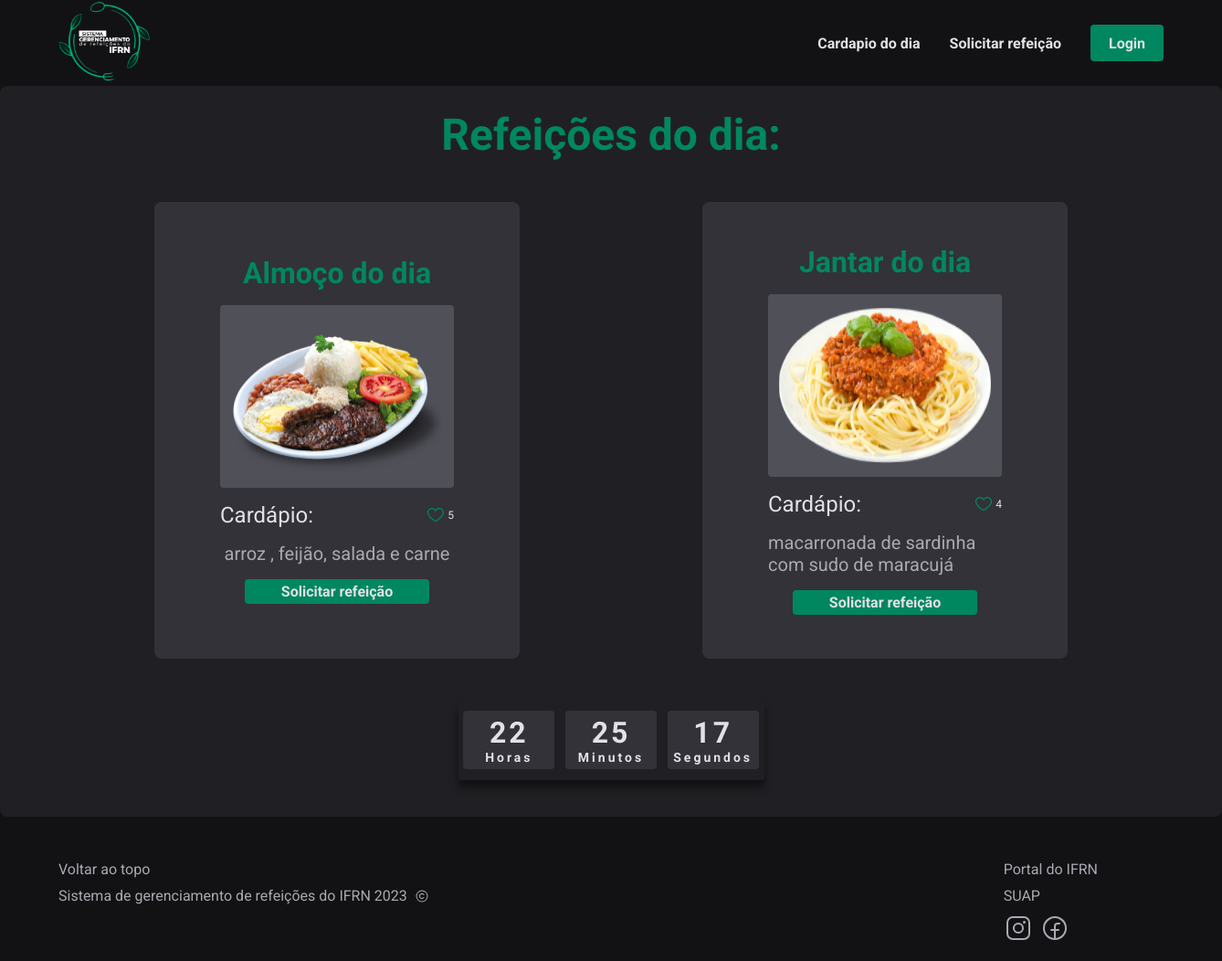
Before: /meal/today-menu with the older database file.
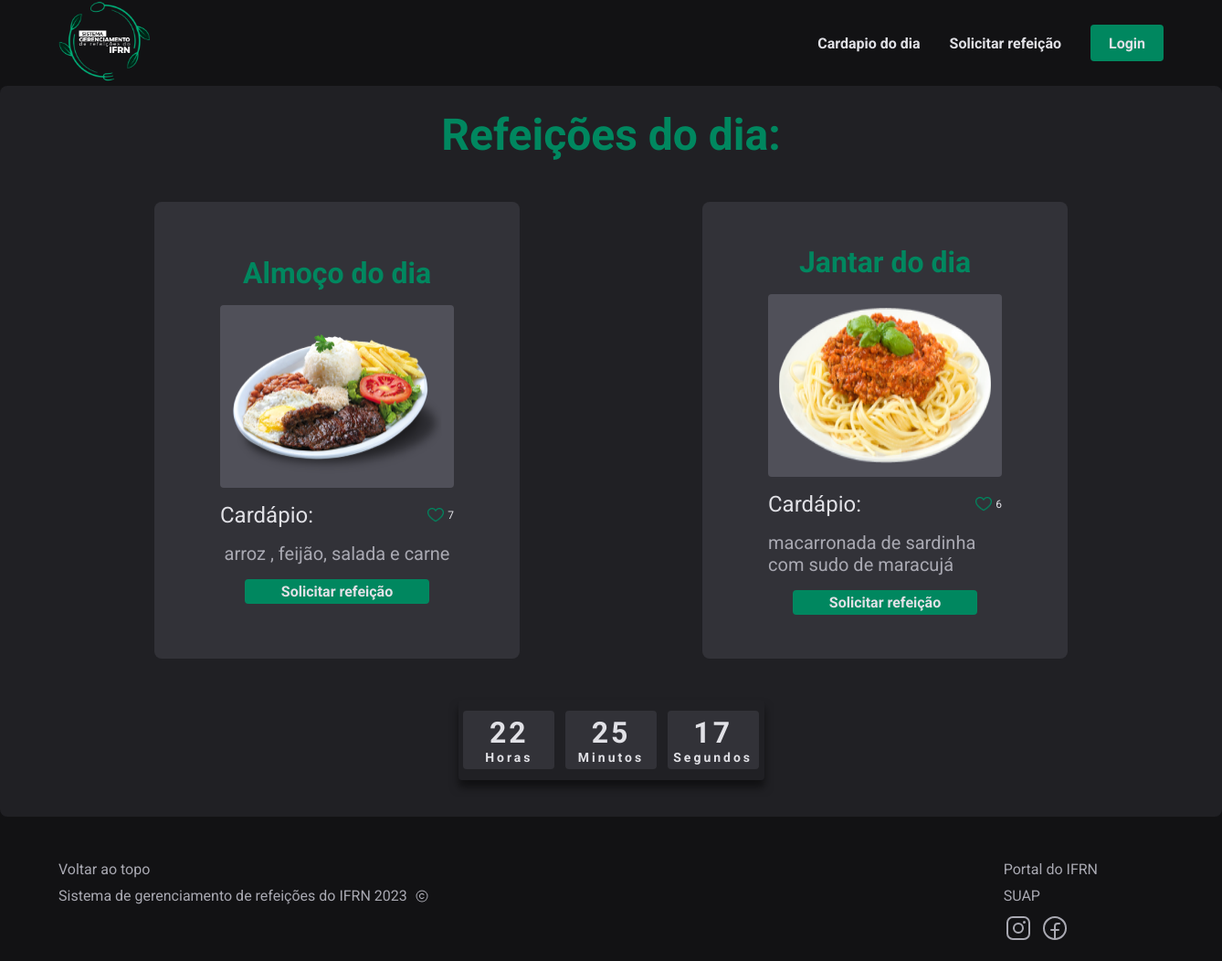
After: the same page with the newer database file.
### apps/core/models.py (models this page shows)
class Snack(models.Model):
    type_choices = (
        ("almoço", "almoço"),
        ("janta", "janta"),
    )
    description = models.TextField("Descrição", max_length=255)
    likes = models.IntegerField("Curtidas", default=0, null=True, blank=True)
    image = models.ImageField("Imagem", upload_to=get_file_path, null=True)
    snack_to_day = models.BooleanField("Refeição do dia", default=False)
    type = models.CharField("Tipo", max_length=15, choices=type_choices)
    active = models.BooleanField("Ativo", default=True, null=True, blank=True)
    class Meta:
        verbose_name = "Refeição"

### apps/core/views.py (the view)
# urls.py: path("meal/today-menu", TodayMenu.as_view(), name="todayMenu"),
class TodayMenu(ListView):
    model = Snack
    template_name = "todayMenu.html"
    def get_context_data(self, **kwargs):
        context = super(TodayMenu, self).get_context_data(**kwargs)
        context["almoco"] = Snack.objects.filter(type="almoço", snack_to_day=True, active=True)
        context["janta"] = Snack.objects.filter(type="janta", snack_to_day=True, active=True)
        return context

### apps/core/templates/todayMenu.html (shortened to what this page needs)
{% extends 'base.html' %}
{% block content %}
  {% load static %}
  <div class="ContainerMenu">
    <h1>Refeições do dia:</h1>
    <div class="ContainerSnack">
      <div class="ContainerTwoSnacks">
        <div class="snacks">
          <h1>Almoço do dia</h1>
          {% for almoco_snack in almoco %}
            <div class="ContainerImgSnack">
              <img src="{{ almoco_snack.image.url }}" alt="almoco" />
            </div>
            <div class="menuLike">
              <p>Cardápio:</p>
              <span class="like">
                <a href="{% url 'update-like' almoco_snack.id %}" class="link">
                  <img src="{% static 'img/like.png' %}" alt="like" />
                  <p>{{ almoco_snack.likes }}</p>
                </a>
              </span>
            </div>
            <p>{{ almoco_snack.description }}</p>
            {% if user.is_anonymous %}
            <a href="{% url 'social:begin' 'suap' %}" id="requestSnack" >Solicitar refeição</a>
            {% endif %}
          {% endfor %}
        </div>
      </div>
      <div class="ContainerTwoSnacks">
        <div class="snacks">
          <h1>Jantar do dia</h1>
          {% for janta_snack in janta %}
            <div class="ContainerImgSnack">
              <img src="{{ janta_snack.image.url }}" alt="janta" />
            </div>
            <div class="menuLike">
              <p>Cardápio:</p>
              <span class="like">
                <a href="{% url 'update-like' janta_snack.id %}" class="link">
                  <img src="{% static 'img/like.png' %}" alt="like" />
                  <p>{{ janta_snack.likes }}</p>
                </a>
              </span>
            </div>
            <p>{{ janta_snack.description }}</p>
            {% if user.is_anonymous %}
            <a href="{% url 'social:begin' 'suap' %}" id="requestSnack" >Solicitar refeição</a>
            {% endif %}
          {% endfor %}
        </div>
      </div>
    </div>
    <div class="clock">
      <div>
        <span id="hour">00</span>
        <span class="time">Horas</span>
      </div>
      <div>
        <span id="minutes">00</span>
        <span class="time">Minutos</span>
      </div>
      <div>
        <span id="seconds">00</span>
        <span class="time">Segundos</span>
      </div>
    </div>
  </div>
{% endblock %}

Changed rows visible on the page:
changed Snack "arroz , feijão, salada e carne": likes "5" → "7"
changed Snack "macarronada de sardinha com sudo de maracujá": likes "4" → "6"
